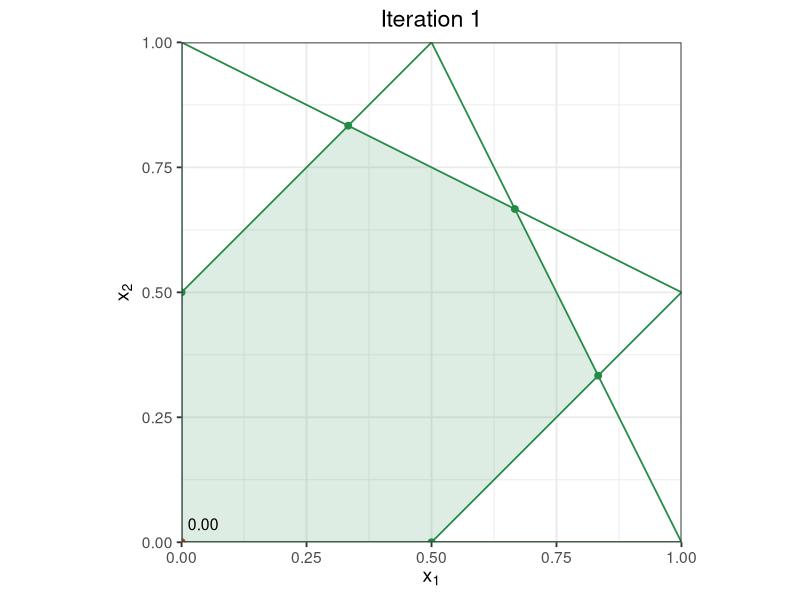
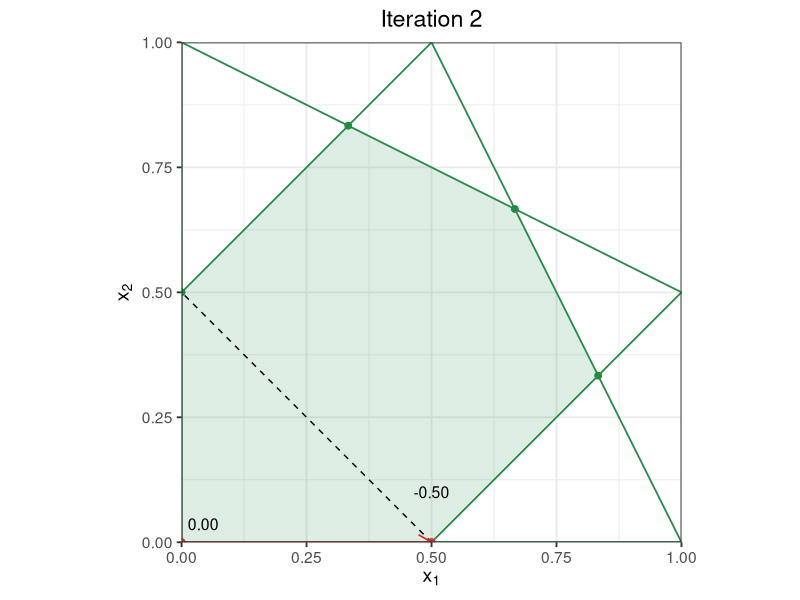
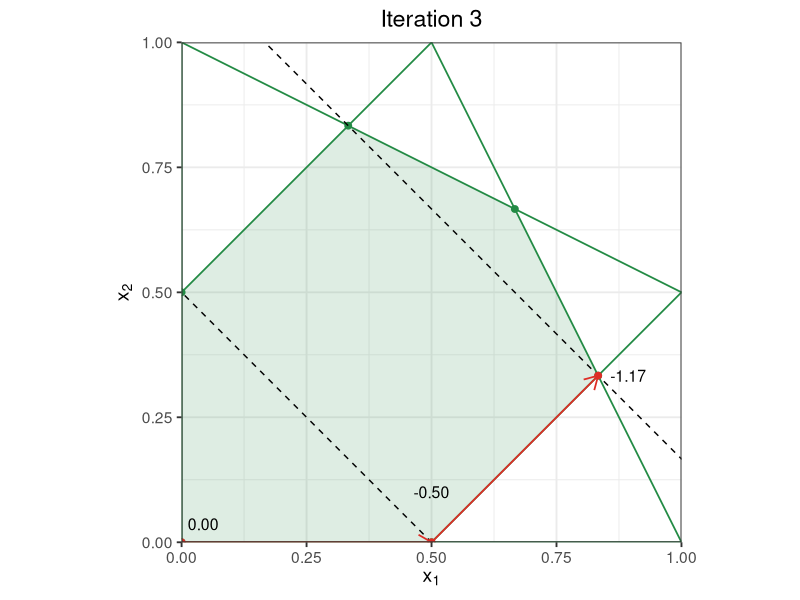
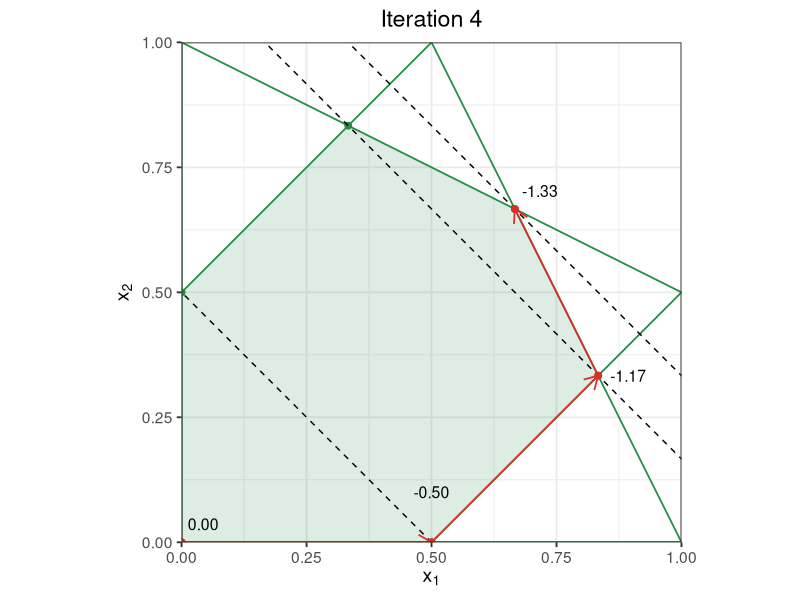

Write the R code that produced these figures, in order.
# Used in: slides/06-constrained/04-lpsolvers.tex
#
# Runs a small two-dimensional simplex example and saves one plot per iteration.
# Each plot shows the feasible polytope, visited vertices, and objective level lines.

set.seed(1L)

library(data.table)
library(ggplot2)
library(grid)

figure_dir = "../figure"
dir.create(figure_dir, recursive = TRUE, showWarnings = FALSE)

constraint_color = "#238b45"
trace_color = "#de2d26"
fill_alpha = 0.15

constraint_matrix = matrix(
  c(
    -1, 1,
    1, 2,
    2, 1,
    1, -1,
    -1, 0,
    0, -1
  ),
  ncol = 2L,
  byrow = TRUE
)
constraint_rhs = c(0.5, 2, 2, 0.5, 0, 0)
start_point = c(0, 0)
cost_vector = c(-1, -1)

feasible_vertices = function(a_matrix, b_vector, tolerance = 1e-9) {
  index_pairs = combn(seq_len(nrow(a_matrix)), 2L, simplify = FALSE)

  vertices = lapply(index_pairs, function(active_index) {
    active_matrix = a_matrix[active_index, , drop = FALSE]

    if (abs(det(active_matrix)) <= tolerance) {
      NULL
    } else {
      point = as.numeric(solve(active_matrix, b_vector[active_index]))
      is_feasible = all(drop(a_matrix %*% point) <= b_vector + tolerance)

      if (is_feasible) {
        data.table(x1 = point[1L], x2 = point[2L])
      } else {
        NULL
      }
    }
  })

  vertices = Filter(Negate(is.null), vertices)

  if (length(vertices) == 0L) {
    data.table(x1 = numeric(), x2 = numeric())
  } else {
    unique(rbindlist(vertices))
  }
}

order_vertices = function(vertices) {
  if (nrow(vertices) <= 2L) {
    vertices
  } else {
    center_x1 = mean(vertices$x1)
    center_x2 = mean(vertices$x2)
    ordered_vertices = copy(vertices)
    ordered_vertices[, angle := atan2(x2 - center_x2, x1 - center_x1)]
    setorder(ordered_vertices, angle)
    ordered_vertices[, angle := NULL]
    ordered_vertices
  }
}

constraint_lines = function(a_matrix, b_vector, tolerance = 1e-9) {
  line_data = data.table(
    a1 = a_matrix[, 1L],
    a2 = a_matrix[, 2L],
    rhs = b_vector
  )

  list(
    abline = line_data[abs(a2) > tolerance][
      ,
      .(intercept = rhs / a2, slope = -a1 / a2)
    ],
    vline = line_data[abs(a2) <= tolerance & abs(a1) > tolerance][
      ,
      .(x_intercept = rhs / a1)
    ]
  )
}

plot_polytope = function(a_matrix, b_vector) {
  vertices = order_vertices(feasible_vertices(a_matrix, b_vector))
  lines = constraint_lines(a_matrix, b_vector)

  ggplot() +
    geom_abline(
      data = lines$abline,
      mapping = aes(intercept = intercept, slope = slope),
      color = constraint_color,
      linewidth = 0.6
    ) +
    geom_vline(
      data = lines$vline,
      mapping = aes(xintercept = x_intercept),
      color = constraint_color,
      linewidth = 0.6
    ) +
    geom_polygon(
      data = vertices,
      mapping = aes(x = x1, y = x2),
      fill = constraint_color,
      alpha = fill_alpha
    ) +
    geom_point(
      data = vertices,
      mapping = aes(x = x1, y = x2),
      color = constraint_color,
      size = 2
    ) +
    coord_equal(xlim = c(0, 1), ylim = c(0, 1), expand = FALSE) +
    labs(x = expression(x[1]), y = expression(x[2])) +
    theme_bw(base_size = 14L) +
    theme(plot.title = element_text(hjust = 0.5))
}

select_active_basis = function(a_matrix, active_set, n_variables, tolerance = 1e-9) {
  if (length(active_set) < n_variables) {
    stop("The current point has too few active constraints to identify a simplex basis.")
  }

  basis_candidates = combn(active_set, n_variables, simplify = FALSE)
  valid_basis = vapply(
    basis_candidates,
    function(basis_rows) {
      basis_matrix = a_matrix[basis_rows, , drop = FALSE]
      abs(det(basis_matrix)) > tolerance
    },
    logical(1L)
  )

  selected_index = which(valid_basis)[1L]

  if (is.na(selected_index)) {
    stop("The active constraints do not contain a nonsingular simplex basis.")
  }

  basis_candidates[[selected_index]]
}

trace_row = function(point, previous_point, cost) {
  objective_value = as.numeric(cost %*% point)

  data.table(
    x1 = point[1L],
    x2 = point[2L],
    x1_old = previous_point[1L],
    x2_old = previous_point[2L],
    objective_value = round(objective_value, 2L),
    objective_label = sprintf("%.2f", round(objective_value, 2L)),
    intercept = objective_value / cost[2L],
    slope = -cost[1L] / cost[2L]
  )
}

simplex_trace = function(a_matrix, b_vector, cost, start, tolerance = 1e-8, max_iterations = 20L) {
  n_variables = ncol(a_matrix)
  point = start
  previous_point = c(NA_real_, NA_real_)
  trace = list(trace_row(point, previous_point, cost))

  for (iteration in seq_len(max_iterations)) {
    active_set = which(abs(drop(a_matrix %*% point - b_vector)) <= tolerance)
    basis_rows = select_active_basis(a_matrix, active_set, n_variables, tolerance)
    edge_matrix = -solve(a_matrix[basis_rows, , drop = FALSE])
    objective_improvement = drop(-cost %*% edge_matrix)

    if (all(objective_improvement <= tolerance)) {
      break
    }

    edge_index = which(objective_improvement > tolerance)[1L]
    edge = edge_matrix[, edge_index]
    blocking_constraints = which(drop(a_matrix %*% edge) > tolerance)

    if (length(blocking_constraints) == 0L) {
      stop("The linear program is unbounded in the selected simplex direction.")
    }

    step_lengths = (
      b_vector[blocking_constraints] - drop(a_matrix[blocking_constraints, , drop = FALSE] %*% point)
    ) / drop(a_matrix[blocking_constraints, , drop = FALSE] %*% edge)

    positive_steps = step_lengths[step_lengths > tolerance]

    if (length(positive_steps) == 0L) {
      stop("No positive simplex step length found.")
    }

    previous_point = point
    point = point + min(positive_steps) * edge
    trace[[length(trace) + 1L]] = trace_row(point, previous_point, cost)
  }

  rbindlist(trace)
}

simplex_path = simplex_trace(constraint_matrix, constraint_rhs, cost_vector, start_point)

for (iteration in seq_len(min(4L, nrow(simplex_path)))) {
  visible_path = simplex_path[seq_len(iteration)]
  visible_steps = visible_path[!is.na(x1_old)]
  label_positions = copy(visible_path)
  label_positions[, `:=`(
    label_x = x1,
    label_y = x2,
    hjust = -0.2,
    vjust = -1
  )]
  label_positions[objective_label == "-0.50", `:=`(
    label_x = x1,
    label_y = x2 + 0.1,
    hjust = 0.5,
    vjust = 0.5
  )]
  label_positions[objective_label == "-1.17", `:=`(
    label_x = x1 + 0.06,
    label_y = x2 + 0,
    hjust = 0.5,
    vjust = 0.5
  )]

  plot = plot_polytope(constraint_matrix, constraint_rhs) +
    labs(title = sprintf("Iteration %s", iteration)) +
    geom_abline(
      data = visible_path,
      mapping = aes(intercept = intercept, slope = slope),
      linetype = "dashed",
      linewidth = 0.5
    ) +
    geom_point(
      data = visible_path,
      mapping = aes(x = x1, y = x2),
      color = trace_color,
      size = 2
    ) +
    geom_text(
      data = label_positions,
      mapping = aes(x = label_x, y = label_y, label = objective_label, hjust = hjust, vjust = vjust),
      size = 4
    ) +
    geom_segment(
      data = visible_steps,
      mapping = aes(x = x1_old, y = x2_old, xend = x1, yend = x2),
      color = trace_color,
      arrow = arrow(length = unit(0.03, "npc")),
      linewidth = 0.6
    )

  ggsave(
    filename = file.path(figure_dir, sprintf("simplex_implementation-%s.png", iteration)),
    plot = plot,
    width = 5,
    height = 5,
    dpi = 300,
    bg = "white"
  )
}
